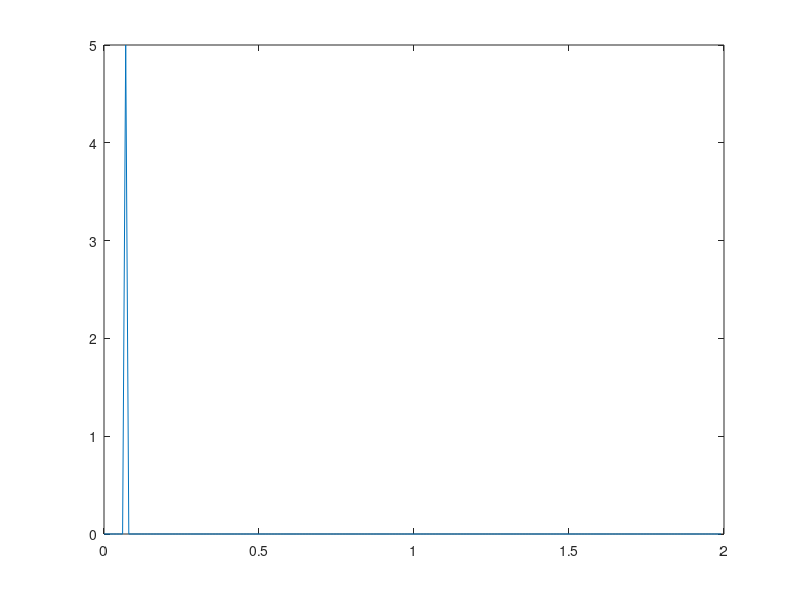
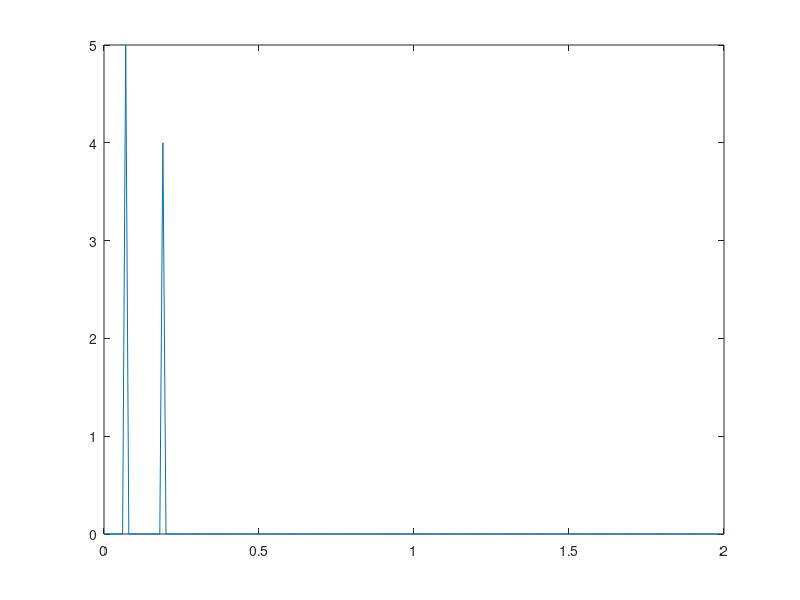
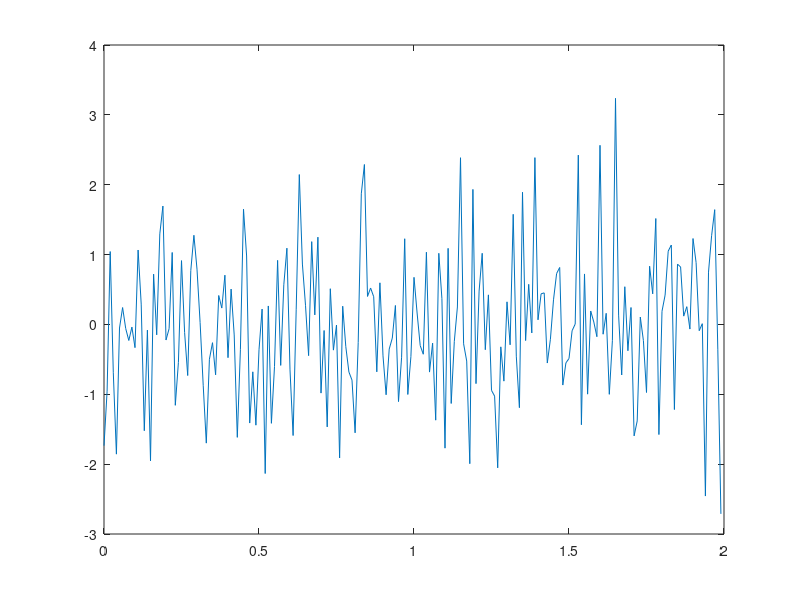
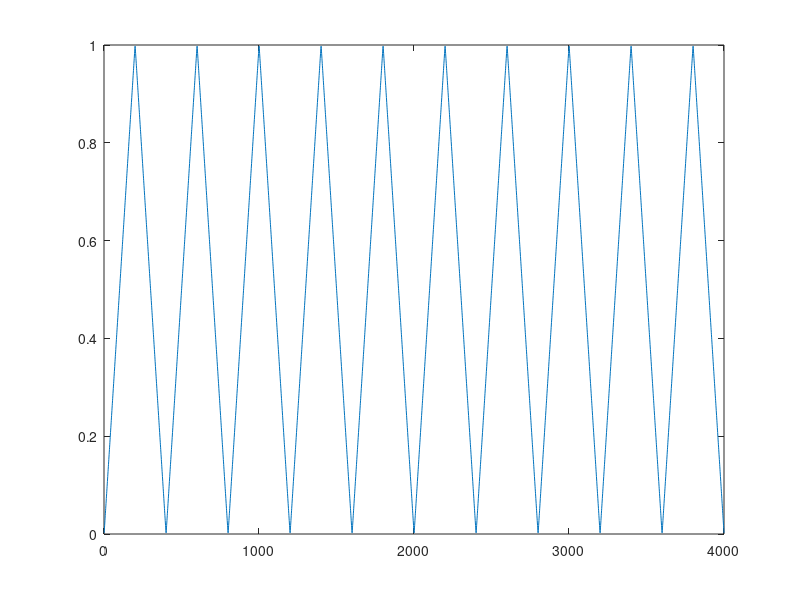

The MATLAB source for these figures, in order:
clc
clear all
close all
%% Declaration of time vector
Tk = 2;
dt = 0.1;
t=0:dt:Tk;
L = length(t);

%% Declaration of frequancy vector
Fs = 100;
dt = 1/Fs;
Tk = 2;
t = 0:dt:(Tk-dt);
L = length(t)
df = Fs / L;
fvec = (0:L-1)*df;


%% Impulse
X1 = zeros(1,L);
X1(8) = 5;

figure(1)
plot(t,X1)
figure(11)
plot(fvec,2*abs(fft(X1))/ L )

%% Two Impulses

X2 = zeros(1,L);
X2(8) = 5;
X2(20) = 4;

figure(2)
plot(t,X2)
figure(12)
plot(fvec,2*abs(fft(X2))/ L )

%% Noise 
X3 = zeros(1,L);

for k = 1:L
    X3(k) = randn()
end

figure(3)
plot(t,X3)
figure(13)
plot(fvec,2*abs(fft(X3))/ L )

%% Triangle Signal


X4 = t;
X4 = [X4 fliplr(X4)];
figure(7)
plot(X4)

t1=1:dt:(Tk-dt)+1;
tt = [t t1];

N2 = length(tt)
df2=Fs/N2
fvec2=df2*(0:N2-1)
figure(17)
plot(fvec2,2*abs(fft(X4))/ N2 )

signal1 = triang(length(X4));
signal2 = repmat(signal1,10,1);
figure(4)
plot(signal2)
%figure(14)
%plot(fvec,2*abs(fft(signal2))/ L )



%% Ramp
X5 = 35 * t;
figure(5)
plot(t,X5)

figure(15)
plot(fvec,2*abs(fft(X5))/ L )
%% Step
 
X6 = zeros(1,L);
X6(t>=1.5) = 5;

figure(6)
plot(t, X6)
figure(16)
plot(fvec,2*abs(fft(X6))/ L )


